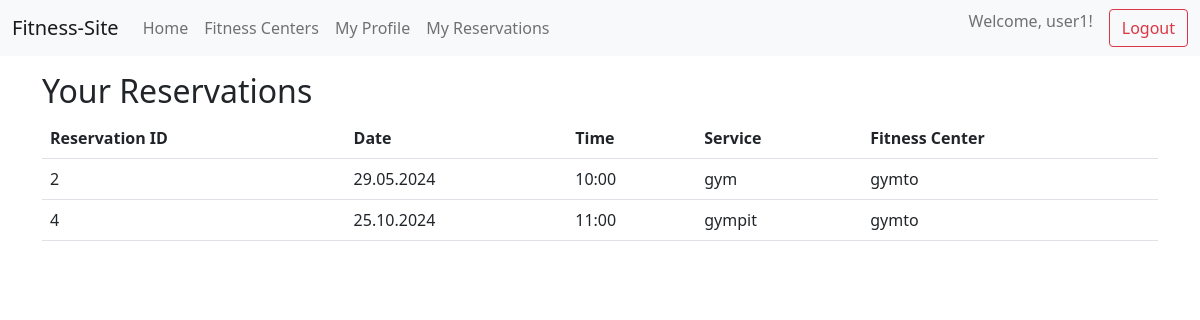
The page /user/reservations (signed in) on the database as committed earlier.
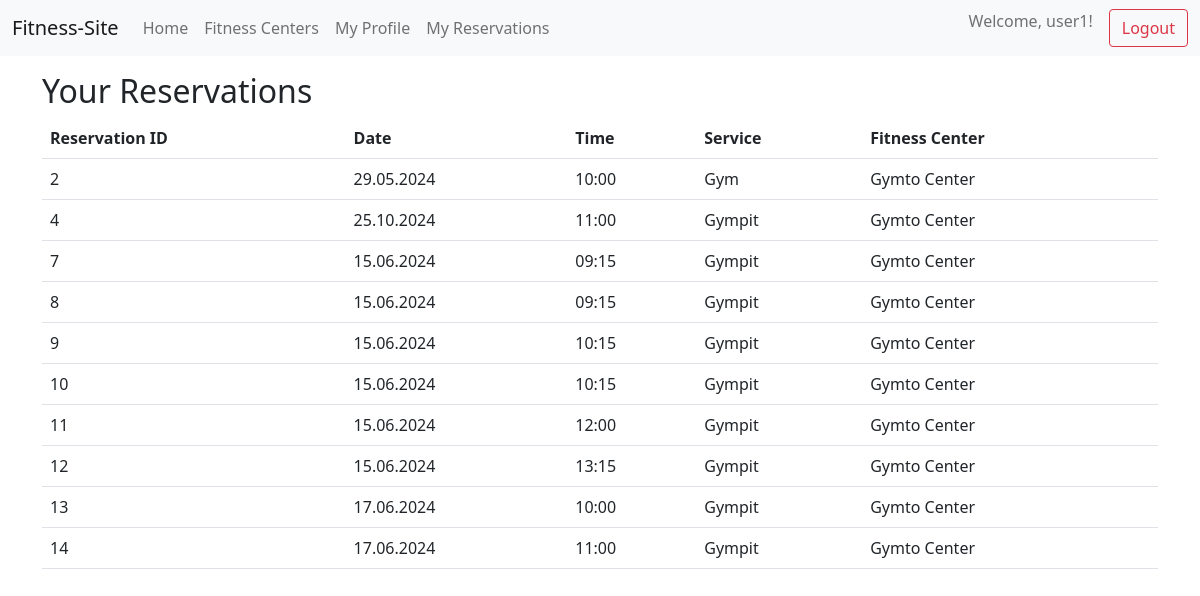
The same page on the database as committed later.
### tables this page shows
CREATE TABLE "user" (
	"id"	INTEGER NOT NULL UNIQUE,
	"funds"	INTEGER NOT NULL DEFAULT 0,
	"login"	TEXT NOT NULL UNIQUE,
	"password"	TEXT NOT NULL,
	"birth_date"	TEXT NOT NULL,
	"phone"	TEXT NOT NULL,
	PRIMARY KEY("id" AUTOINCREMENT)
);

CREATE TABLE "reservation" (
	"id"	INTEGER NOT NULL UNIQUE,
	"user_id"	INTEGER NOT NULL,
	"trainer_id"	INTEGER NOT NULL,
	"service_id"	INTEGER NOT NULL,
	"date"	TEXT NOT NULL,
	"time"	TEXT NOT NULL,
	FOREIGN KEY("service_id") REFERENCES "service"("id"),
	FOREIGN KEY("user_id") REFERENCES "user"("id"),
	PRIMARY KEY("id" AUTOINCREMENT),
	FOREIGN KEY("trainer_id") REFERENCES "trainer"("id")
);

CREATE TABLE "service"
(
    id                INTEGER           not null
        primary key autoincrement
        unique,
    name              TEXT              not null
        unique,
    duration          INTEGER           not null,
    description       TEXT,
    price             INTEGER default 0 not null,
    fitness_center_id INTEGER           not null
        constraint service_fitness_center_id_fk
            references fitness_center,
    max_attendees     INTEGER default 1 not null
);

CREATE TABLE "fitness_center"
(
    id       INTEGER not null
        primary key autoincrement
        unique,
    address  TEXT    not null,
    name     TEXT    not null
        unique,
    contacts TEXT    not null
);

### main.py (the view, shortened to what this page needs)
@app.route('/user/reservations', methods=['GET', 'POST'])
@login_required
def user_reservations():
    user_id = session.get('user_id')
    if request.method == 'GET':
        with SQLiteDatabase('db.db') as db:
            services = db.fetch('service', columns=['id', 'name'])
            reservations = db.fetch(
                'reservation',
                join={'user': 'reservation.user_id = user.id', 'service': 'reservation.service_id = service.id',
                      'fitness_center': 'service.fitness_center_id=fitness_center.id'},
                columns=['reservation.id AS reservation_id', 'reservation.date', 'reservation.time',
                         'user.login AS user_name', 'service.name As service_name',
                         'fitness_center.name AS fitness_center_name'],
                condition={'user_id': user_id})
        return render_template('reservations.html', reservations=reservations, services=services, user_login=session.get('user_login'))

### main.py (called while the page is built)
def login_required(func):
    @wraps(func)
    def wr1(*args, **kwargs):
        if session.get('user_id') is None:
            return redirect('/login')
        results = func(*args, **kwargs)
        return results
    return wr1

### utils.py (called while the page is built)
def dict_factory(cursor, row):
    d = {}
    for idx, col in enumerate(cursor.description):
        d[col[0]] = row[idx]
    return d

    def __enter__(self):
        self.connection = sqlite3.connect(self.db_path)
        self.connection.row_factory = dict_factory
        return self

    def __exit__(self, exc_type, exc_val, exc_tb):
        if self.connection:
            self.connection.close()

### templates/reservations.html
{% extends 'base.html' %}
{% block content %}
<h2>Your Reservations</h2>
<table class="table">
    <tr>
        <th>Reservation ID</th>
        <th>Date</th>
        <th>Time</th>
        <th>Service</th>
        <th>Fitness Center</th>
    </tr>
    {% for reservation in reservations %}
    <tr>
        <td>{{ reservation.reservation_id }}</td>
        <td>{{ reservation.date }}</td>
        <td>{{ reservation.time }}</td>
        <td>{{ reservation.service_name }}</td>
        <td>{{ reservation.fitness_center_name }}</td>
    </tr>
    {% endfor %}
</table>
{% endblock %}

### templates/base.html (shortened to what this page needs)
<!DOCTYPE html>
<html lang="en">
<head>
    <link href="https://cdn.jsdelivr.net/npm/bootstrap@5.1.3/dist/css/bootstrap.min.css" rel="stylesheet">
</head>
<body>
    <nav class="navbar navbar-expand-lg navbar-light bg-light">
        <div class="container-fluid">
            <a class="navbar-brand" href="/">Fitness-Site</a>
            <div class="collapse navbar-collapse" id="navbarNav">
                <ul class="navbar-nav me-auto mb-2 mb-lg-0">
                    <li class="nav-item">
                        <a class="nav-link" href="/">Home</a>
                    </li>
                    <li class="nav-item">
                        <a class="nav-link" href="/fitness_centers">Fitness Centers</a>
                    </li>
                    {% if user_login %}
                    <li class="nav-item"><a class="nav-link" href="/user">My Profile</a></li>
                    <li class="nav-item"><a class="nav-link" href="/user/reservations">My Reservations</a></li>
                    {% endif %}
                </ul>
                <ul class="navbar-nav ms-auto">
                    {% if not user_login %}
                    <li class="nav-item"><button class="btn btn-outline-success me-2" type="button" onclick="location.href='/login'">Login</button></li>
                    <li class="nav-item"><button class="btn btn-outline-primary" type="button" onclick="location.href='/register'">Register</button></li>
                    {% else %}
                    <li class="nav-item"><span class="navbar-text">Welcome, {{ user_login }}!</span></li>
                    <li class="nav-item"><button class="btn btn-outline-danger ms-3" type="button" onclick="location.href='/logout'">Logout</button></li>
                    {% endif %}
                </ul>
            </div>
        </div>
    </nav>
    <div class="container mt-3">
        {% block content %}{% endblock %}
    </div>
</body>
</html>

Rows that differ between the two databases and show on the page:
changed through a linked row, reservation id 2: service_name "gym" → "Gym"; fitness_center_name "gymto" → "Gymto Center"
changed through a linked row, reservation id 4: service_name "gympit" → "Gympit"; fitness_center_name "gymto" → "Gymto Center"
added reservation: reservation_id "7", date "15.06.2024", time "09:15", service_name "Gympit", fitness_center_name "Gymto Center"
added reservation: reservation_id "8", date "15.06.2024", time "09:15", service_name "Gympit", fitness_center_name "Gymto Center"
added reservation: reservation_id "9", date "15.06.2024", time "10:15", service_name "Gympit", fitness_center_name "Gymto Center"
added reservation: reservation_id "10", date "15.06.2024", time "10:15", service_name "Gympit", fitness_center_name "Gymto Center"
added reservation: reservation_id "11", date "15.06.2024", time "12:00", service_name "Gympit", fitness_center_name "Gymto Center"
added reservation: reservation_id "12", date "15.06.2024", time "13:15", service_name "Gympit", fitness_center_name "Gymto Center"
added reservation: reservation_id "13", date "17.06.2024", time "10:00", service_name "Gympit", fitness_center_name "Gymto Center"
added reservation: reservation_id "14", date "17.06.2024", time "11:00", service_name "Gympit", fitness_center_name "Gymto Center"
